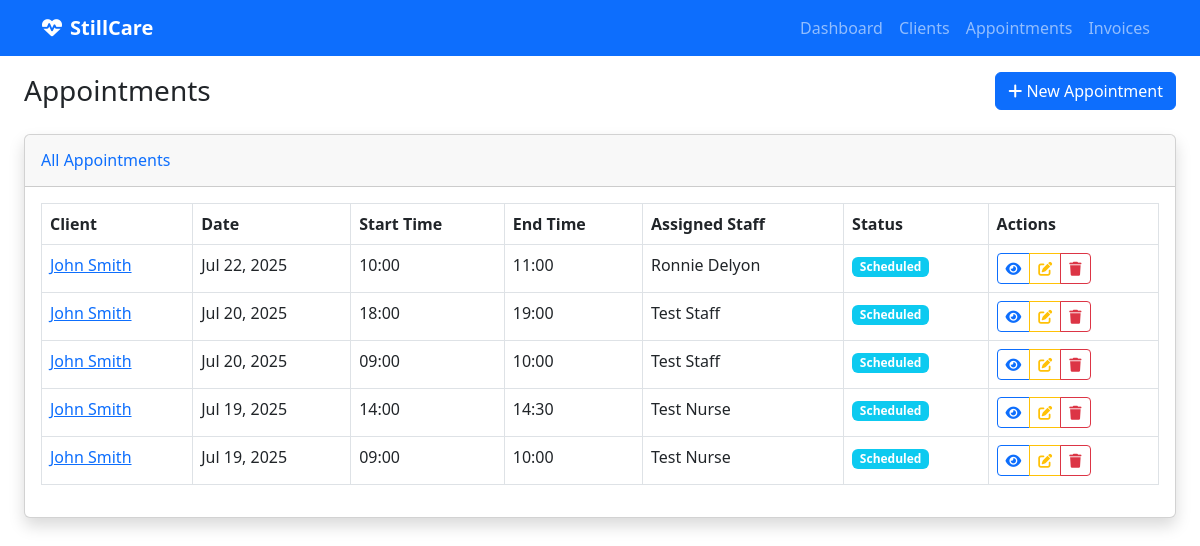
The app's page /appointments/, older data.
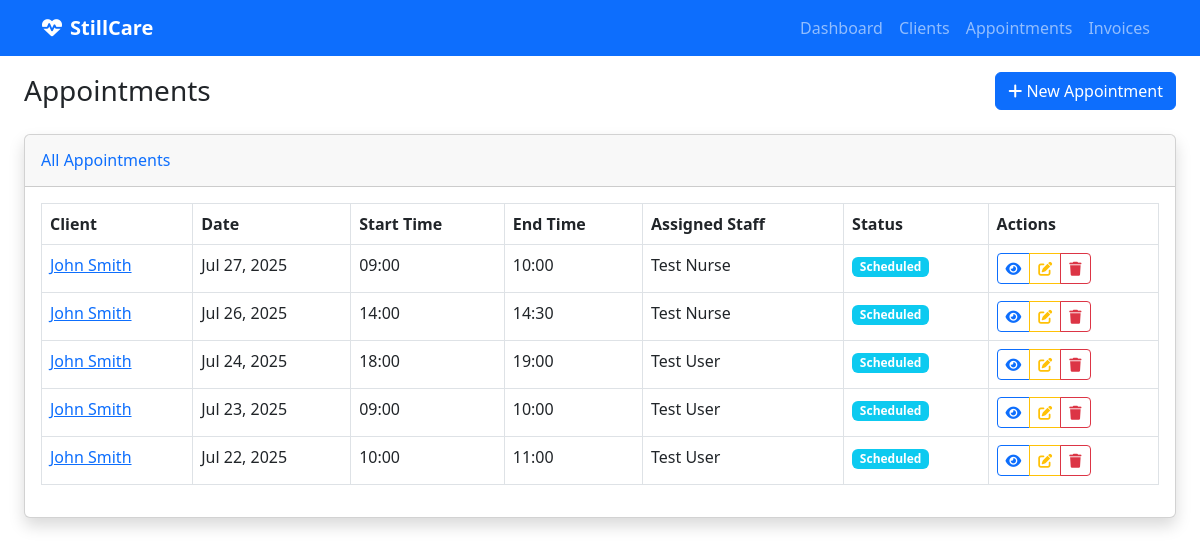
The same page, newer data.
### appointment_management/models.py (models this page shows, shortened)
class Appointment(models.Model):
    FREQUENCY_CHOICES = [
        ('daily', 'Daily'),
        ('weekly', 'Weekly'),
        ('monthly', 'Monthly'),
    ]
    title = models.CharField(max_length=200)
    description = models.TextField(blank=True, null=True)
    start_time = models.DateTimeField(help_text="When the appointment/visit should start")
    end_time = models.DateTimeField(help_text="When the appointment/visit should end")
    status = models.CharField(max_length=50, choices=[
        ('scheduled', 'Scheduled'),
        ('completed', 'Completed'),
        ('cancelled', 'Cancelled'),
        ('no_show', 'No Show'),
    ], default='scheduled')
    client = models.ForeignKey(
        'client_management.Client',
        on_delete=models.CASCADE,
        related_name='appointments',
        help_text="The client this appointment is for"
    )
    frequency = models.CharField(
        max_length=20,
        choices=FREQUENCY_CHOICES,
        blank=True,
        null=True,
        help_text="How often this appointment repeats"
    )
    assigned_staff = models.ForeignKey(settings.AUTH_USER_MODEL, on_delete=models.PROTECT, null=False, blank=False, related_name='appointments', help_text="Staff member assigned to this appointment")
    created_at = models.DateTimeField(auto_now_add=True)
    updated_at = models.DateTimeField(auto_now=True)
    class Meta:
        verbose_name = "Appointment"
        verbose_name_plural = "Appointments"
    VISIT_STATUS_CHOICES = [
        ('scheduled', 'Scheduled'),
        ('in_progress', 'In Progress'),
        ('completed', 'Completed'),
        ('cancelled', 'Cancelled'),
    ]
    status = models.CharField(
        max_length=20,
        choices=VISIT_STATUS_CHOICES,
        default='scheduled'
    )
    actual_start_time = models.DateTimeField(blank=True, null=True)
    actual_end_time = models.DateTimeField(blank=True, null=True)
    checklist_items = models.JSONField(
        default=list,
        help_text="List of checklist items from the client's care plan"
    )

### client_management/models.py (models this page shows, shortened)
class Client(models.Model):
    CHECKLIST_CHOICES = [
        ('basic_care', 'Basic Care'),
        ('medication_management', 'Medication Management'),
        ('wound_care', 'Wound Care'),
        ('physical_therapy', 'Physical Therapy'),
        ('nursing_care', 'Nursing Care'),
        ('social_work', 'Social Work'),
        ('nutrition', 'Nutrition'),
        ('hygiene', 'Hygiene'),
        ('mobility', 'Mobility Assistance'),
        ('monitoring', 'Vital Signs Monitoring'),
        ('education', 'Patient Education'),
        ('family_support', 'Family Support'),
        ('emergency_prep', 'Emergency Preparedness'),
        ('equipment', 'Medical Equipment'),
        ('transportation', 'Transportation'),
    ]
    first_name = models.CharField(max_length=100)
    last_name = models.CharField(max_length=100)
    address = models.TextField()
    phone = models.CharField(max_length=20, blank=True, null=True)
    email = models.EmailField(blank=True, null=True)
    care_checklist = models.JSONField(
        default=list,
        help_text="List of care items required for this client"
    )
    created_at = models.DateTimeField(auto_now_add=True)
    updated_at = models.DateTimeField(auto_now=True)
    @property
    def full_name(self):
        return f"{self.first_name} {self.last_name}"
    class Meta:
        verbose_name = "Client"
        verbose_name_plural = "Clients"
        ordering = ['last_name', 'first_name']

### authentication/models.py (models this page shows, shortened)
class User(AbstractUser):
    ROLE_CHOICES = [
        ('nurse', 'Nurse'),
        ('admin', 'Admin'),
    ]
    role = models.CharField(
        max_length=10,
        choices=ROLE_CHOICES,
        default='nurse',
        help_text="User role in the system"
    )
    phone = models.CharField(max_length=20, blank=True, null=True)
    is_staff_member = models.BooleanField(
        default=True,
        help_text="Whether this user is a staff member"
    )
    login_code = models.CharField(
        max_length=6,
        unique=True,
        blank=True,
        null=True,
        validators=[
            RegexValidator(
                regex=r'^[0-9]{6}$',
                message='Login code must be exactly 6 digits.',
                code='invalid_login_code'
            ),
        ],
        help_text="6-digit code for app login (optional)"
    )
    biometric_id = models.CharField(
        max_length=255,
        unique=True,
        blank=True,
        null=True,
        help_text="Unique biometric identifier for fingerprint/face recognition (optional)"
    )
    class Meta:
        verbose_name = "User"
        verbose_name_plural = "Users"

### care_backend/views.py (the view)
# urls.py: path('appointments/', views.appointments_list, name='appointment_list'),
def appointments_list(request):
    search = request.GET.get('search', '')
    status_filter = request.GET.get('status', '')
    appointments = Appointment.objects.all().order_by('-start_time')
    if search:
        appointments = appointments.filter(
            Q(title__icontains=search) |
            Q(client__first_name__icontains=search) |
            Q(client__last_name__icontains=search)
        )
    if status_filter:
        appointments = appointments.filter(status=status_filter)
    context = {
        'appointments': appointments,
        'search': search,
        'status_filter': status_filter,
    }
    return render(request, 'appointments/list.html', context)

### templates/appointments/list.html (shortened to what this page needs)
{% extends 'base.html' %}
{% block content %}
<div class="container-fluid">
    <div class="d-flex justify-content-between align-items-center mb-4">
        <h1 class="h3 mb-0 text-gray-800">Appointments</h1>
        <a href="{% url 'appointment_create' %}" class="btn btn-primary">
            <i class="fas fa-plus"></i> New Appointment
        </a>
    </div>
    <div class="card shadow mb-4">
        <div class="card-header py-3">
            <h6 class="m-0 font-weight-bold text-primary">All Appointments</h6>
        </div>
        <div class="card-body">
            {% if appointments %}
                <div class="table-responsive">
                    <table class="table table-bordered" id="appointmentsTable" width="100%" cellspacing="0">
                        <thead>
                            <tr>
                                <th>Client</th>
                                <th>Date</th>
                                <th>Start Time</th>
                                <th>End Time</th>
                                <th>Assigned Staff</th>
                                <th>Status</th>
                                <th>Actions</th>
                            </tr>
                        </thead>
                        <tbody>
                            {% for appointment in appointments %}
                            <tr>
                                <td>
                                    <a href="{% url 'client_detail' appointment.client.id %}">
                                        {{ appointment.client.full_name }}
                                    </a>
                                </td>
                                <td>{{ appointment.start_time|date:"M d, Y" }}</td>
                                <td>{{ appointment.start_time|time:"H:i" }}</td>
                                <td>{{ appointment.end_time|time:"H:i" }}</td>
                                <td>{% if appointment.assigned_staff %}{{ appointment.assigned_staff.first_name }} {{ appointment.assigned_staff.last_name }}{% else %}<span class="text-muted">Unassigned</span>{% endif %}</td>
                                <td>
                                    <span class="badge bg-{% if appointment.status == 'scheduled' %}info{% elif appointment.status == 'in_progress' %}warning{% elif appointment.status == 'completed' %}success{% elif appointment.status == 'cancelled' %}danger{% else %}secondary{% endif %}">
                                        {{ appointment.get_status_display }}
                                    </span>
                                </td>
                                <td>
                                    <div class="btn-group" role="group">
                                        <a href="{% url 'appointment_detail' appointment.id %}" class="btn btn-sm btn-outline-primary">
                                            <i class="fas fa-eye"></i>
                                        </a>
                                        <a href="{% url 'appointment_edit' appointment.id %}" class="btn btn-sm btn-outline-warning">
                                            <i class="fas fa-edit"></i>
                                        </a>
                                        <a href="{% url 'appointment_delete' appointment.id %}" class="btn btn-sm btn-outline-danger"
                                           onclick="return confirm('Are you sure you want to delete this appointment?')">
                                            <i class="fas fa-trash"></i>
                                        </a>
                                    </div>
                                </td>
                            </tr>
                            {% endfor %}
                        </tbody>
                    </table>
                </div>
            {% endif %}
        </div>
    </div>
</div>
{% endblock %}

### templates/base.html (shortened to what this page needs)
<!DOCTYPE html>
<html lang="en">
<head>
    <link href="https://cdn.jsdelivr.net/npm/bootstrap@5.3.0/dist/css/bootstrap.min.css" rel="stylesheet">
    <link href="https://cdnjs.cloudflare.com/ajax/libs/font-awesome/6.4.0/css/all.min.css" rel="stylesheet">
    <link href="/static/styles.css" rel="stylesheet">
</head>
<body>
    <nav class="navbar navbar-expand-lg navbar-dark bg-primary fixed-top">
        <div class="container">
            <a class="navbar-brand fw-bold" href="/">
                <i class="fas fa-heartbeat me-2"></i>StillCare
            </a>
            <div class="collapse navbar-collapse" id="navbarNav">
                <ul class="navbar-nav ms-auto">
                    <li class="nav-item"><a class="nav-link" href="/">Dashboard</a></li>
                    <li class="nav-item"><a class="nav-link" href="/clients/">Clients</a></li>
                    <li class="nav-item"><a class="nav-link" href="/appointments/">Appointments</a></li>
                    <li class="nav-item"><a class="nav-link" href="/invoices/">Invoices</a></li>
                </ul>
            </div>
        </div>
    </nav>
    <div class="container-fluid mt-5 pt-4">
        {% block content %}{% endblock %}
    </div>
</body>
</html>

Row changes from the older to the newer data that the page shows:
changed Appointment: start_time "Jul 19, 2025" → "Jul 27, 2025"; moves up the list
changed Appointment: start_time "Jul 19, 2025" → "Jul 26, 2025"; moves up the list
changed Appointment: start_time "Jul 20, 2025" → "Jul 24, 2025"; assigned_staff.last_name "Staff" → "User"
changed Appointment: start_time "Jul 20, 2025" → "Jul 23, 2025"; assigned_staff.last_name "Staff" → "User"
changed Appointment "Jul 22, 2025": assigned_staff.first_name "Ronnie" → "Test"; assigned_staff.last_name "Delyon" → "User"; moves down the list
